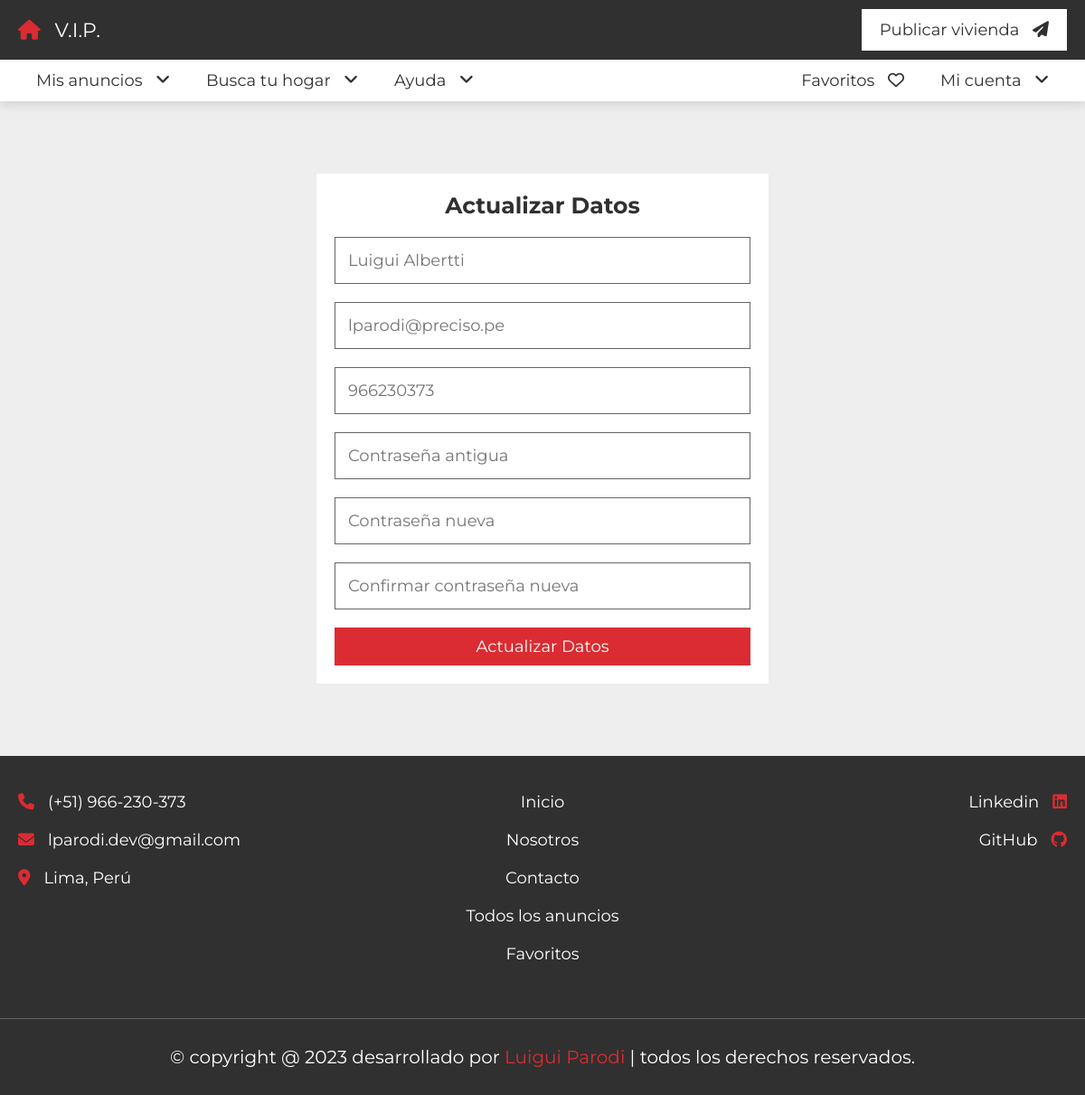
Screenshot of /project/update.php (signed in) with the database file from the repository.
### tables this page shows
CREATE TABLE `users` (
  `id` varchar(20) NOT NULL,
  `name` varchar(50) NOT NULL,
  `number` varchar(10) NOT NULL,
  `email` varchar(50) NOT NULL,
  `password` varchar(50) NOT NULL
);

### project/update.php (the view, shortened to what this page needs)
<?php
include 'components/connect.php';
if (isset($_COOKIE['user_id'])) {
    $user_id = $_COOKIE['user_id'];
} else {
    $user_id = '';
}
$select_user = $conn->prepare(
    "SELECT *
    FROM `users`
    WHERE id = ?
    LIMIT 1"
);
$select_user->execute([$user_id]);
$fetch_user = $select_user->fetch(PDO::FETCH_ASSOC);
?>
<!DOCTYPE html>
<html lang="es">
<head>
    <link rel="stylesheet" href="https://cdnjs.cloudflare.com/ajax/libs/font-awesome/6.2.0/css/all.min.css">
    <link rel="stylesheet" href="css/style.css">
</head>
<body>
    <?php include 'components/user_header.php'; ?>
    <section class="form-container">
        <form action="" method="post">
            <h3>Actualizar datos</h3>
            <input type="text" name="name" maxlength="50" placeholder="<?= $fetch_user['name']; ?>" class="box">
            <input type="email" name="email" maxlength="50" placeholder="<?= $fetch_user['email']; ?>" class="box">
            <input type="number" name="number" min="0" max="999999999" maxlength="9" placeholder="<?= $fetch_user['number']; ?>" class="box">
            <input type="password" name="old_pass" maxlength="20" placeholder="Contraseña antigua" class="box">
            <input type="password" name="new_pass" maxlength="20" placeholder="Contraseña nueva" class="box">
            <input type="password" name="c_pass" maxlength="20" placeholder="Confirmar contraseña nueva" class="box">
            <input type="submit" value="Actualizar datos" name="submit" class="btn">
        </form>
    </section>
    <?php include 'components/footer.php'; ?>
</body>
</html>

### project/css/style.css (style rules this page uses)
:root { --main-color: #da2c32; --light-color: #666; --light-bg: #eee; --white: #fff; --black: #303030; --border: 0.1rem solid var(--light-color); --box-shadow: 0 0.5rem 1rem rgba(0, 0, 0, 0.1); }
* { font-family: "Montserrat", sans-serif; margin: 0; padding: 0; box-sizing: border-box; outline: none; border: none; text-decoration: none; }
html { font-size: 62.5%; overflow-x: hidden; scroll-behavior: smooth; scroll-padding-top: 10rem; }
body { background-color: var(--light-bg); }
section { padding: 3rem 2rem; max-width: 1200px; margin: 0 auto; }
.btn, .inline-btn { margin-top: 1rem; padding: 1rem 3rem; background-color: var(--main-color); color: var(--white); cursor: pointer; text-align: center; font-size: 1.8rem; text-transform: capitalize; }
.btn { display: block; width: 100%; }
.form-container form { max-width: 50rem; margin: 5rem auto; background-color: var(--white); box-shadow: var(--box-shodow); padding: 2rem; text-align: center; }
.form-container form h3 { padding-bottom: 1rem; font-size: 2.5rem; color: var(--black); text-transform: capitalize; }
.form-container form .box { border: var(--border); padding: 1.4rem; color: var(--black); margin: 1rem 0; width: 100%; font-size: 1.8rem; }

### rows the page displays
users: name "Luigui Albertti", email "lparodi@preciso.pe", number "966230373"
